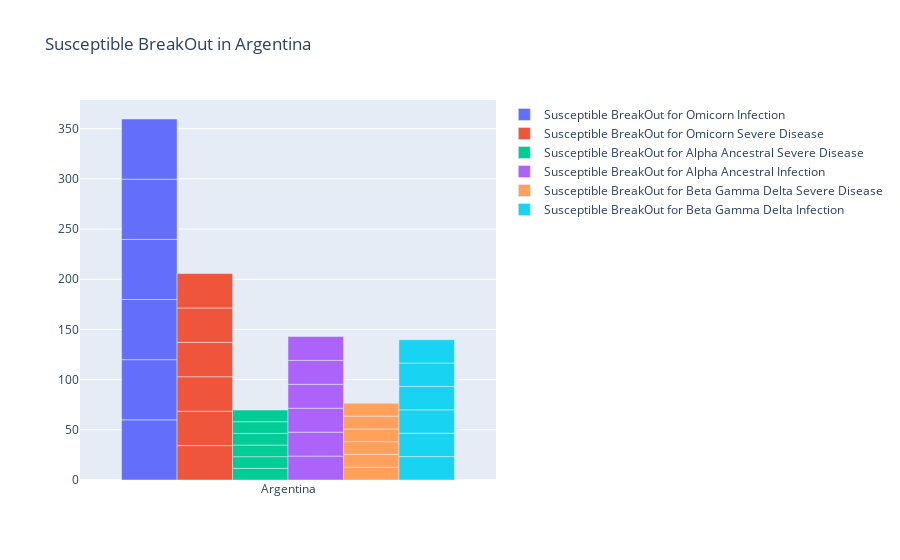

This figure's notebook cell:
### Code cell
import plotly.graph_objects as go

colors = ['lightslategray',] * 5
colors[1] = 'crimson'

fig = go.Figure()

fig.add_trace(go.Bar(x = df['Country'],y=df['Susceptible_BreakOut_for_Omicorn_Infection'], name='Susceptible BreakOut for Omicorn Infection'))

fig.add_trace(go.Bar(x = df['Country'],y=df['Susceptible_BreakOut_for_Omicorn_Severe_Disease'], name='Susceptible BreakOut for Omicorn Severe Disease'))


fig.add_trace(go.Bar(x = df['Country'],y=df['Susceptible_BreakOut_for_Alpha_Ancestral_Severe_Disease'], name='Susceptible BreakOut for Alpha Ancestral Severe Disease'))

fig.add_trace(go.Bar(x = df['Country'],y=df['Susceptible_BreakOut_for_Alpha_Ancestral_Infection'], name='Susceptible BreakOut for Alpha Ancestral Infection'))

fig.add_trace(go.Bar(x = df['Country'],y=df['Susceptible_BreakOut_for_Beta_Gamma_Delta_Severe_Disease'], name='Susceptible BreakOut for Beta Gamma Delta Severe Disease'))

fig.add_trace(go.Bar(x = df['Country'],y=df['Susceptible_BreakOut_for_Beta_Gamma_Delta_Infection'], name='Susceptible BreakOut for Beta Gamma Delta Infection'))


fig.update_layout(title_text='Susceptible BreakOut in Argentina')

### Figure 1 — Plotly figure (JSON) as saved in the notebook; plotly's stock layout.template omitted (floating-point values rounded to 4 significant figures)
{"data": [{"name": "Susceptible BreakOut for Omicorn Infection", "type": "bar", "x": ["Argentina", "Argentina", "Argentina", "Argentina", "Argentina", "Argentina"], "y": [59.94, 59.94, 59.94, 59.94, 59.94, 59.94]}, {"name": "Susceptible BreakOut for Omicorn Severe Disease", "type": "bar", "x": ["Argentina", "Argentina", "Argentina", "Argentina", "Argentina", "Argentina"], "y": [34.28, 34.28, 34.28, 34.28, 34.28, 34.28]}, {"name": "Susceptible BreakOut for Alpha Ancestral Severe Disease", "type": "bar", "x": ["Argentina", "Argentina", "Argentina", "Argentina", "Argentina", "Argentina"], "y": [11.62, 11.62, 11.62, 11.62, 11.62, 11.62]}, {"name": "Susceptible BreakOut for Alpha Ancestral Infection", "type": "bar", "x": ["Argentina", "Argentina", "Argentina", "Argentina", "Argentina", "Argentina"], "y": [23.83, 23.83, 23.83, 23.83, 23.83, 23.83]}, {"name": "Susceptible BreakOut for Beta Gamma Delta Severe Disease", "type": "bar", "x": ["Argentina", "Argentina", "Argentina", "Argentina", "Argentina", "Argentina"], "y": [12.73, 12.73, 12.73, 12.73, 12.73, 12.73]}, {"name": "Susceptible BreakOut for Beta Gamma Delta Infection", "type": "bar", "x": ["Argentina", "Argentina", "Argentina", "Argentina", "Argentina", "Argentina"], "y": [23.3, 23.3, 23.3, 23.3, 23.3, 23.3]}], "layout": {"title": {"text": "Susceptible BreakOut in Argentina"}}}
